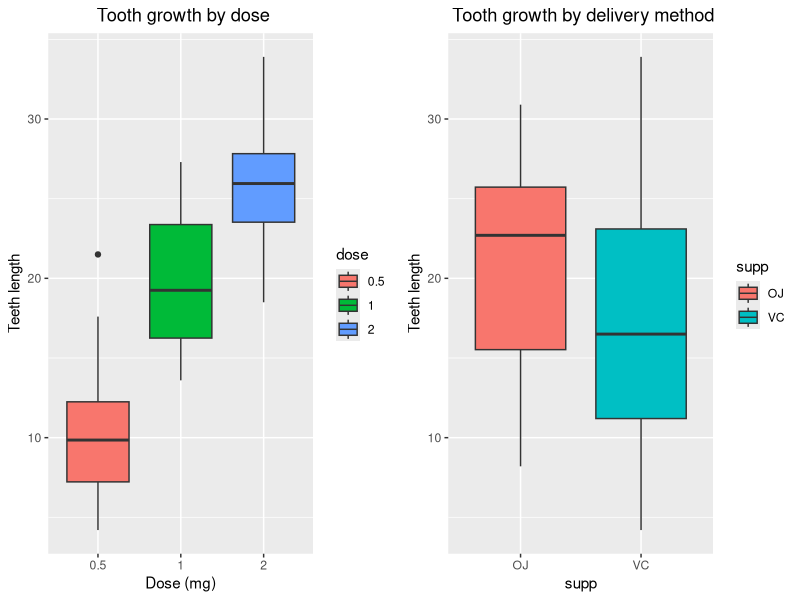

The R script that drew this image:
## ---- chunk 1
knitr::opts_chunk$set(echo = TRUE)
rm(list = ls())
cat("\014") 
library(ggplot2)
library(gridExtra)
data("ToothGrowth")
## ---- chunk 2
str(ToothGrowth)
ToothGrowth$dose <- as.factor(ToothGrowth$dose)
## ---- chunk 3
summary(ToothGrowth)


grid.arrange(
  ggplot(aes(x=dose, y=len), data=ToothGrowth) + geom_boxplot(aes(fill=dose))+ggtitle(" Tooth growth by dose") + xlab("Dose (mg)") + ylab( "Teeth length")+theme(plot.title = element_text(hjust = 0.5)),
  ggplot(aes(x=supp, y=len), data=ToothGrowth) + geom_boxplot(aes(fill=supp)) +ggtitle(" Tooth growth by delivery method") + xlab("supp") + ylab( "Teeth length")+theme(plot.title = element_text(hjust = 0.5)),
             ncol=2)


## ---- chunk 4
t.test(len~supp,data=ToothGrowth)
## ---- chunk 5
# 0.5 and 1.0 dose amounts 
ToothGrowth_sub <- subset(ToothGrowth, ToothGrowth$dose %in% c(1.0,0.5))
t.test(len~dose,data=ToothGrowth_sub)
# 0.5 and 2.0 dose amounts
ToothGrowth_sub <- subset(ToothGrowth, ToothGrowth$dose %in% c(0.5,2.0))
t.test(len~dose,data=ToothGrowth_sub)
# 1.0 and 2.0 dose amounts
ToothGrowth_sub <- subset(ToothGrowth, ToothGrowth$dose %in% c(1.0,2.0))
t.test(len~dose,data=ToothGrowth_sub)
## ---- chunk 6
head(ToothGrowth)
tail(ToothGrowth)
